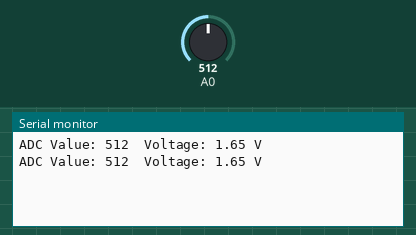
A sketch run on a simulated Arduino Uno, built with avr-gcc and run on an emulated ATmega328P. Shown: the last lines printed to the serial monitor. The inputs (shaded band) are chosen by the test bench; at power-on: A0 = 512.

Above: at 1.8 s.
1.9 s: A0 set to 716
At 2.5 s:
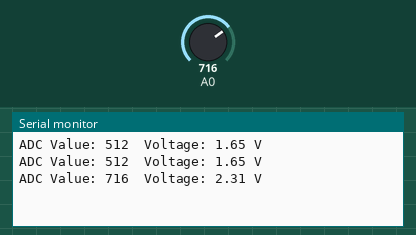
3.4 s: A0 set to 900
At 4.8 s:
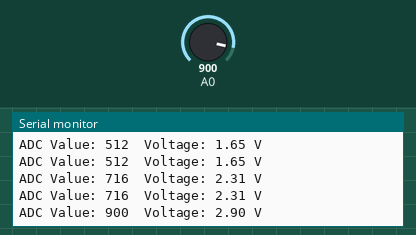
Timing chart, 0 to 6.4 s (numbered marks = the images above; inputs shaded):
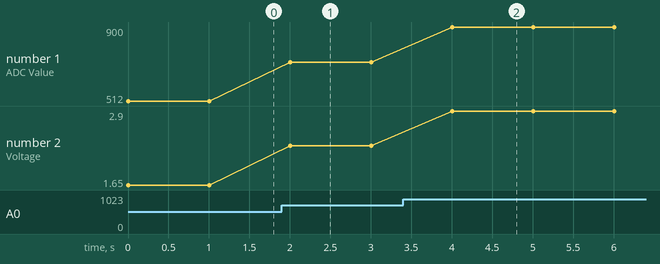

The sketch:

Lab_07_Analog_Input_LDR.ino
```cpp
void setup() {
  Serial.begin(9600);
}

void loop() {
  int sensorValue = analogRead(A0);
  float sensorVoltage = sensorValue * (3.3 / 1024.0);

  Serial.print("ADC Value: ");
  Serial.print(sensorValue);
  Serial.print("\tVoltage: ");
  Serial.print(sensorVoltage);
  Serial.println(" V");

  delay(1000);
}
```

Measured:
- after the input at 1.9 s, the serial monitor: prints a new line after 0.10 s (image 1)
- after the input at 3.4 s, the serial monitor: prints a new line after 0.60 s (image 2)
- plotted number 1: 512 → 716 after the input at 1.9 s, 716 → 900 after the input at 3.4 s
- plotted number 2: 1.65 → 2.31 after the input at 1.9 s, 2.31 → 2.9 after the input at 3.4 s
